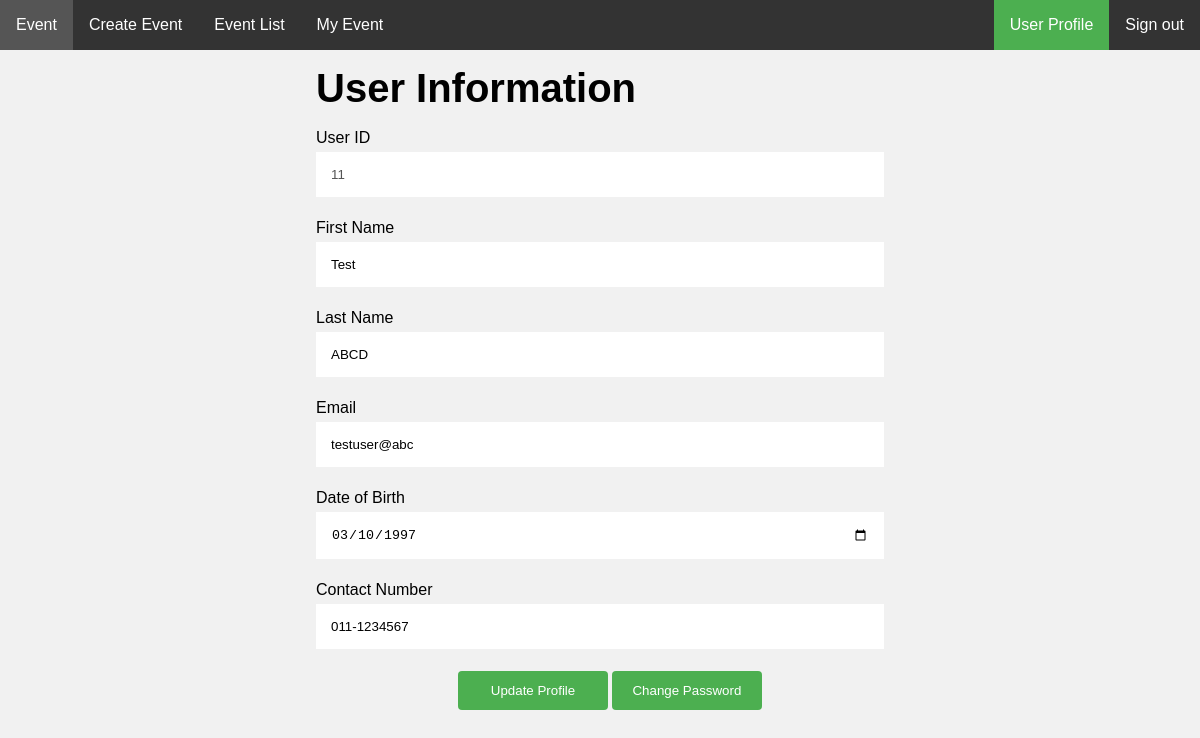
The app's page /profileView.php?userID=11 with its own data.
### tables this page shows
CREATE TABLE `user` (
  `userID` int(25) NOT NULL,
  `password` varchar(320) NOT NULL,
  `email` varchar(320) NOT NULL,
  `fname` varchar(50) NOT NULL,
  `lname` varchar(50) NOT NULL,
  `dob` date NOT NULL,
  `phone` varchar(80) NOT NULL
);

### profileView.php (the view, shortened to what this page needs)
<?php
include "connect.php";
$userID = $_GET["userID"];
$result = "SELECT userID, fname, lname, email, dob, phone FROM user WHERE userID = '$userID'";
$select = $conn->query($result);
if($select) {
    $row = mysqli_fetch_array($select);
    echo '<html>
<head>
	<meta charset="UTF-8">
	<title>User Profile</title>
	<link rel="stylesheet" type="text/css" href="css/reset.css?v=2" />
	<link rel="stylesheet" type="text/css" href="css/style.css?v=2" />
	<script src="js/main.js" type = "text/javascript"></script>
</head>
	<body class="bg">
		<div class="topbar">
			<ul>
				<a onclick="eventList()">Event</a>
				<a onclick="eventCreate()">Create Event</a>
				<a onclick="yourEvent()">Event List</a>
				<a onclick="liked()">My Event</a>
			</ul>
			<div class="topnav-right">
				<a class="active" onclick="profile()">User Profile</a>
				<a onclick="logout()">Sign out</a>
			</div>
		</div>
		<form method = "post" action = " " >
			<div class="container">
				<h1 style="font-size:40px;">User Information</h1><br>
				<p><label>User ID
					<input name="userID" id="userID" type = "text" value="' . $row['userID'] . '" disabled/>
				</label></p>
				<p><label>First Name
					<input name="fname" id="firstName" type = "text" value="' . $row['fname'] . '" />
				</label></p>
				<p><label>Last Name
					<input name="lname" id="lastName" type = "text" value="' . $row['lname'] . '" />
				</label></p>
				<p><label>Email
				<input name="email" id="email" type = "email" value="' . $row['email'] . '" />
				</label></p>
				<p><label>Date of Birth
					<input name="dob" type = "date" value="' . $row['dob'] . '" />
				</label></p>
				<p><label>Contact Number
					<input name="phone" type = "text" value="' . $row['phone'] . '" />
				</label></p>
				<input type="submit" name="submit" class="button" value="Update Profile" style="margin-left: 25%;width:150px;">
				<input type="pswdChng" class="button" value="Change Password" onclick="changePass()" style="width:150px;">
			</div>
		</form>
	</body>
	</html>';
}
else {
    $message = "Sorry, something went wrong while reading data from the server!";
    echo "<script type='text/javascript'>alert('$message');</script>";
}
?>

### css/style.css (style rules this page uses)
* { box-sizing: border-box; }
html { scroll-behavior: smooth; }
body { background-color:#F1F1F1; font-family: Arial, Helvetica, sans-serif; }
* { -webkit-box-sizing: border-box; -moz-box-sizing: border-box; box-sizing: border-box; }
.topbar { width: 100%; background-color: #333; height: auto; overflow: hidden; position: sticky; position: -webkit-sticky; top: 0; z-index:1; }
.topbar a { display: block; color: white; padding: 16px; text-decoration: none; float:left; cursor: pointer; }
.topbar a.active { background-color: #4CAF50; color: white; }
.topnav-right { float: right; }
input[type=text], input[type=password], input[type=date], input[type=email], input[type=number], input[type=time], textarea { width: 100%; padding: 15px; margin: 5px 0 22px 0; display: inline-block; border: none; background: white; }
input[type=submit], input[type=reset], input[type=back], input[type=pswdChng] { background-color: #4CAF50; color: white; padding: 12px 20px; border: none; border-radius: 4px; cursor: pointer; }
.container { margin:auto; padding: 16px; width:50%; }

### records on screen
user: userID "11", fname "Test", lname "ABCD", email "testuser@abc", dob "03/10/1997", phone "011-1234567"
